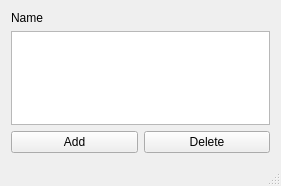
<?xml version="1.0" encoding="UTF-8"?>
<ui version="4.0">
 <class>MainWindow</class>
 <widget class="QMainWindow" name="MainWindow">
  <property name="geometry">
   <rect>
    <x>0</x>
    <y>0</y>
    <width>281</width>
    <height>186</height>
   </rect>
  </property>
  <property name="windowTitle">
   <string>MainWindow</string>
  </property>
  <widget class="QWidget" name="centralWidget">
   <layout class="QGridLayout" name="gridLayout">
    <item row="0" column="0">
     <layout class="QGridLayout" name="gridLayout_2">
      <item row="2" column="0">
       <widget class="QPushButton" name="addButton">
        <property name="text">
         <string>Add</string>
        </property>
       </widget>
      </item>
      <item row="2" column="1">
       <widget class="QPushButton" name="deleteButton">
        <property name="text">
         <string>Delete</string>
        </property>
       </widget>
      </item>
      <item row="1" column="0" colspan="2">
       <widget class="QListWidget" name="listWidget"/>
      </item>
      <item row="0" column="0">
       <widget class="QLabel" name="label">
        <property name="text">
         <string>Name</string>
        </property>
       </widget>
      </item>
     </layout>
    </item>
   </layout>
  </widget>
  <widget class="QStatusBar" name="statusBar"/>
  <widget class="QMenuBar" name="menuBar">
   <property name="geometry">
    <rect>
     <x>0</x>
     <y>0</y>
     <width>281</width>
     <height>21</height>
    </rect>
   </property>
  </widget>
 </widget>
 <layoutdefault spacing="6" margin="11"/>
 <resources/>
 <connections/>
</ui>
